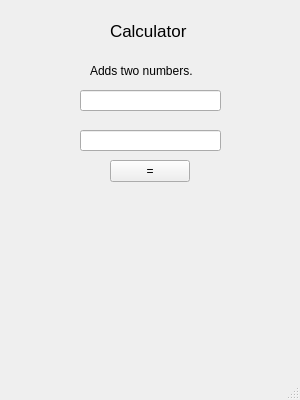
<?xml version="1.0" encoding="UTF-8"?>
<ui version="4.0">
 <class>MainWindow</class>
 <widget class="QMainWindow" name="MainWindow">
  <property name="geometry">
   <rect>
    <x>0</x>
    <y>0</y>
    <width>300</width>
    <height>400</height>
   </rect>
  </property>
  <property name="minimumSize">
   <size>
    <width>300</width>
    <height>400</height>
   </size>
  </property>
  <property name="maximumSize">
   <size>
    <width>300</width>
    <height>400</height>
   </size>
  </property>
  <property name="windowTitle">
   <string>Calculator</string>
  </property>
  <widget class="QWidget" name="centralwidget">
   <widget class="QLineEdit" name="lineEdit">
    <property name="geometry">
     <rect>
      <x>80</x>
      <y>90</y>
      <width>141</width>
      <height>21</height>
     </rect>
    </property>
   </widget>
   <widget class="QLineEdit" name="lineEdit_2">
    <property name="geometry">
     <rect>
      <x>80</x>
      <y>130</y>
      <width>141</width>
      <height>21</height>
     </rect>
    </property>
   </widget>
   <widget class="QPushButton" name="pushButton">
    <property name="geometry">
     <rect>
      <x>110</x>
      <y>160</y>
      <width>80</width>
      <height>22</height>
     </rect>
    </property>
    <property name="text">
     <string>=</string>
    </property>
   </widget>
   <widget class="QLabel" name="label">
    <property name="geometry">
     <rect>
      <x>110</x>
      <y>10</y>
      <width>81</width>
      <height>41</height>
     </rect>
    </property>
    <property name="font">
     <font>
      <pointsize>13</pointsize>
     </font>
    </property>
    <property name="text">
     <string>Calculator</string>
    </property>
   </widget>
   <widget class="QLabel" name="label_2">
    <property name="geometry">
     <rect>
      <x>90</x>
      <y>50</y>
      <width>131</width>
      <height>41</height>
     </rect>
    </property>
    <property name="font">
     <font>
      <pointsize>9</pointsize>
     </font>
    </property>
    <property name="text">
     <string>Adds two numbers.</string>
    </property>
   </widget>
  </widget>
  <widget class="QStatusBar" name="statusbar"/>
 </widget>
 <resources/>
 <connections/>
</ui>
